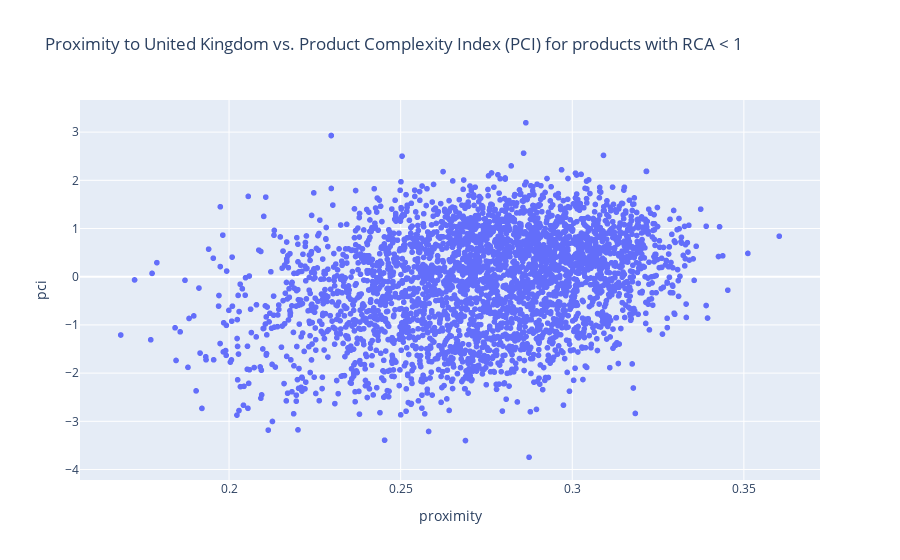

Write notebook code for a chart like this one.
### Code cell
# interactive plot with names on hover
rca_threshold = 1
proximity_to_c_thresholded = proximity_to_country[proximity_to_country.rca < rca_threshold]
fig = px.scatter(proximity_to_c_thresholded, x='proximity', y='pci', hover_name=proximity_to_c_thresholded.index,
                    title = 'Proximity to ' + country + ' vs. Product Complexity Index (PCI) for products with RCA < 1')

fig.show()

### Figure 1 — Plotly figure (JSON) as saved in the notebook; plotly's stock layout.template omitted (floating-point values rounded to 4 significant figures; data arrays with more than 128 entries replaced by an {"elided": "..."} marker saying what was removed)
{"data": [{"hovertemplate": "<b>%{hovertext}</b><br><br>proximity=%{x}<br>pci=%{y}<extra></extra>", "hovertext": {"elided": "3379 str values"}, "legendgroup": "", "marker": {"color": "#636efa", "symbol": "circle"}, "mode": "markers", "name": "", "showlegend": false, "type": "scattergl", "x": {"elided": "3379 float values"}, "xaxis": "x", "y": {"elided": "3379 float values"}, "yaxis": "y"}], "layout": {"legend": {"tracegroupgap": 0}, "title": {"text": "Proximity to United Kingdom vs. Product Complexity Index (PCI) for products with RCA < 1"}, "xaxis": {"anchor": "y", "domain": [0, 1], "title": {"text": "proximity"}}, "yaxis": {"anchor": "x", "domain": [0, 1], "title": {"text": "pci"}}}}
